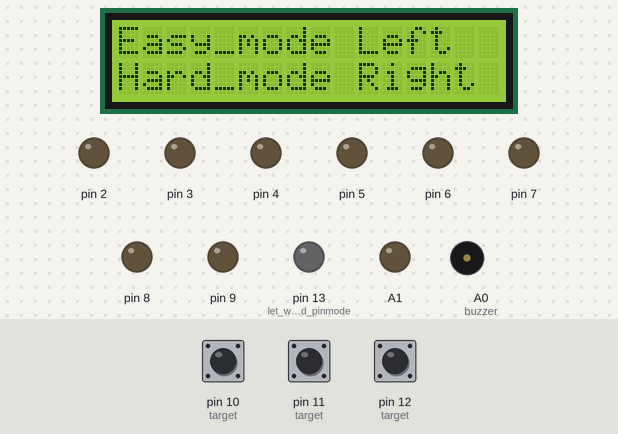
This sketch was run on a simulated Arduino Uno, built with avr-gcc and run on an emulated ATmega328P. On the bench: 16×2 character LCD, output pins drawn as LEDs (lit = HIGH), buzzer (waves = sounding). The test bench sets the inputs (shaded band); at power-on: pin 10 (target) HIGH, pin 11 (target) HIGH, pin 12 (target) HIGH. Random numbers use the default seed unless the sketch sets one; what the sketch prints to the serial monitor is not drawn.

Above: at 0.8 s.
0.9 s: pin 10 (target) pulled LOW for 0.15 s
At 1.6 s:
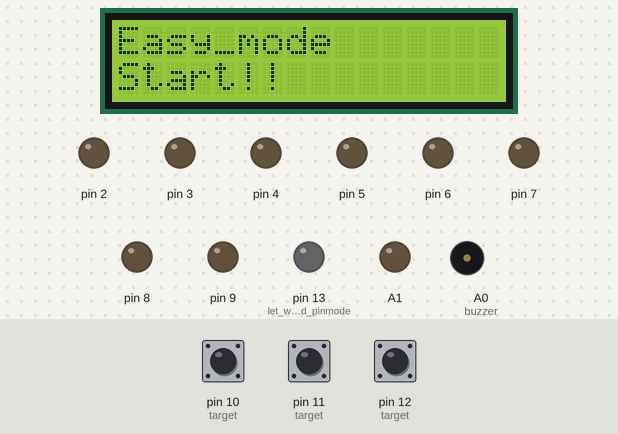
4.0 s: pin 11 (target) pulled LOW for 0.15 s
At 6.7 s:
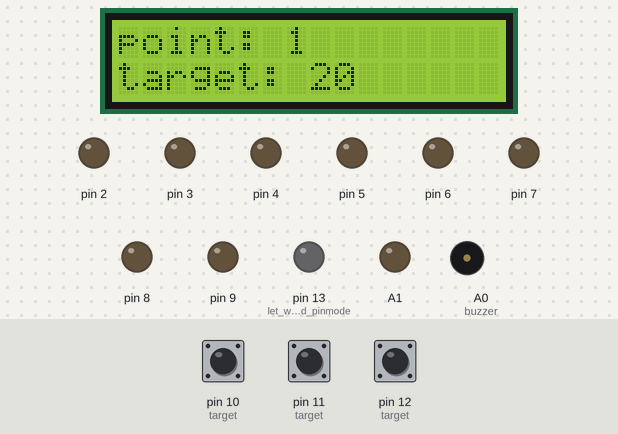
7.1 s: pin 12 (target) pulled LOW for 3.2 s
11.8 s: pin 11 (target) pulled LOW for 3.2 s
At 41.98 s:
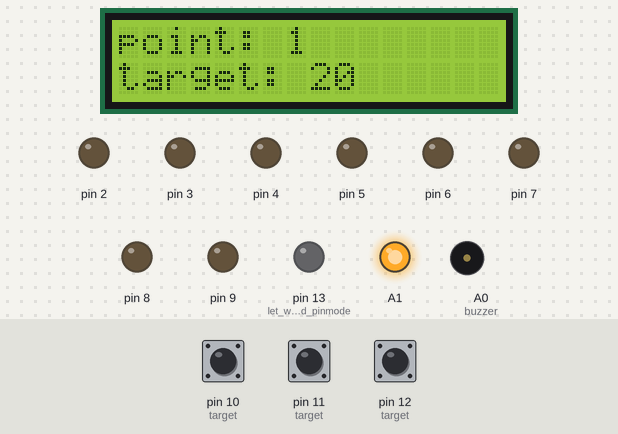
Timing chart, 0 to 43.7 s (numbered marks = the images above; inputs shaded):
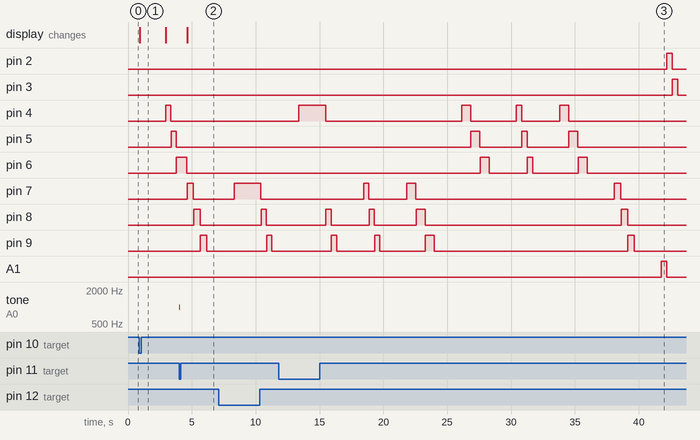

The sketch:

p1.ino
```cpp
// C++ code
//
#include <LiquidCrystal_I2C.h>

LiquidCrystal_I2C lcd(0x27, 16, 2);

int curr_col; //current col
int curr_row; //current row
int point = 0;
int speed_time;
int game_mode = 48763; //0: easy_mode 1: hard_mode

int CheckTarget(int tmp){
    int target;
    if(tmp > 6) target = 12;
    else if(tmp > 3) target = 11;
    else target = 10;
    return target;
}

void reset(){
    if(game_mode == 0){
      speed_time = random(4, 8) * 100;
    }
    else{
      speed_time = random(1, 5) * 100;
    }
    curr_col = random(0, 3);
    curr_row = 1;
}

void Buzz(int val){
    tone(A0, val);
    delay(100);
    noTone(A0);
}

void setup(){
    reset();
    Serial.begin(9600);

    pinMode(A1, OUTPUT);
    for(int i = 2; i <= 9; i++){ //let led pinmode = output
        pinMode(i, OUTPUT);
    }
    for(int i = 10; i <= 12; i++){ //let butten pinmode = INPUT
        pinMode(i, INPUT_PULLUP);
    }

    pinMode(13, OUTPUT);         //let white led pinmode = output
    pinMode(A0, OUTPUT); //buzzer

    lcd.init();
    lcd.backlight();

    lcd.setCursor(0, 0);
    lcd.print("Easy_mode Left");
    lcd.setCursor(0, 1);
    lcd.print("Hard_mode Right");
    while(true){
        if(digitalRead(10) == LOW){
          lcd.clear();
          game_mode = 0;
          lcd.setCursor(0, 0);
          lcd.print("Easy_mode");
          lcd.setCursor(0, 1);
          lcd.print("Start!!");
          delay(2000);
          break;
        }
        else if(digitalRead(12) == LOW){
          lcd.clear();
          game_mode = 1;
          lcd.setCursor(0, 0);
          lcd.print("Hard_mode");
          lcd.setCursor(0, 1);
          lcd.print("Start!!");
          delay(2000);
          break;
        }
    }


}

void loop(){
    lcd.clear();
    char s1[20];
    Serial.println(point);
    lcd.setCursor(0, 0);
    sprintf(s1, "point: %d", point);
    lcd.print(s1);
    lcd.setCursor(0, 1);
    if(point == 20){
        Serial.println(game_mode);
        digitalWrite(13, HIGH);
        lcd.print("!!Finish!!");
        exit(0);
    }
    else{
        lcd.print("target: 20");
    }

    int tmp = curr_col * 3 + curr_row;

    if(tmp != 1) digitalWrite(tmp, HIGH);
    else digitalWrite(A1, HIGH);


    int target;
    target = CheckTarget(tmp);

    int flag = 0;
    for(int i = 0; i < speed_time; i++){
        if(digitalRead(target) == LOW && curr_row == 3){
            reset();
            Buzz(1000);
            flag = 1;
            delay(500);
            point++;
            break;
        }
        else if(digitalRead(target) == LOW && curr_row != 3){
            reset();
            Buzz(0);
            delay(2000);
            break;
        }
        delay(1);
    }

    if(tmp != 1) digitalWrite(tmp, LOW);
    else digitalWrite(A1, LOW);

    if(flag == 0){
        curr_row++;
        if(curr_row == 4){
            reset();
            Buzz(0);
            delay(2000);
        }
    }
}
```

Measured:
- after the input at 0.9 s, pin 4: LOW → HIGH after 2.0 s, → LOW 0.41 s later; pin 5: LOW → HIGH after 2.5 s, → LOW 0.41 s later; pin 6: LOW → HIGH after 2.9 s; the display: changes at once (image 1)
- after the input at 4.0 s, pin 9: LOW → HIGH after 1.7 s, → LOW 0.51 s later; tone on A0 (buzzer): silent → 1000 Hz at once, → silent 0.10 s later; the display: changes after 0.62 s (image 2)
- after the input at 11.8 s, pin 2: LOW → HIGH after 30.4 s, → LOW 0.41 s later; pin 3: LOW → HIGH after 30.8 s, → LOW 0.41 s later; A1: LOW → HIGH after 30.0 s, → LOW 0.41 s later
